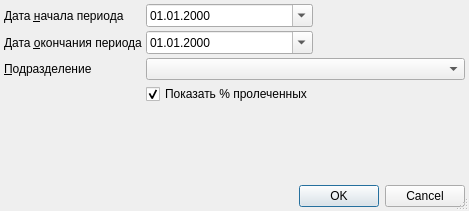
<?xml version="1.0" encoding="UTF-8"?>
<ui version="4.0">
 <class>ReportDiseasesResultSetupDialog</class>
 <widget class="QDialog" name="ReportDiseasesResultSetupDialog">
  <property name="windowModality">
   <enum>Qt::ApplicationModal</enum>
  </property>
  <property name="geometry">
   <rect>
    <x>0</x>
    <y>0</y>
    <width>469</width>
    <height>211</height>
   </rect>
  </property>
  <property name="windowTitle">
   <string>параметры отчёта</string>
  </property>
  <property name="sizeGripEnabled">
   <bool>true</bool>
  </property>
  <layout class="QGridLayout" name="gridLayout">
   <property name="leftMargin">
    <number>4</number>
   </property>
   <property name="topMargin">
    <number>4</number>
   </property>
   <property name="rightMargin">
    <number>4</number>
   </property>
   <property name="bottomMargin">
    <number>4</number>
   </property>
   <property name="spacing">
    <number>4</number>
   </property>
   <item row="2" column="0" colspan="2">
    <widget class="QLabel" name="lblOrgStructure">
     <property name="text">
      <string>&amp;Подразделение</string>
     </property>
     <property name="buddy">
      <cstring>cmbOrgStructure</cstring>
     </property>
    </widget>
   </item>
   <item row="1" column="0" colspan="2">
    <widget class="QLabel" name="lblEndDate">
     <property name="text">
      <string>Дата &amp;окончания периода</string>
     </property>
     <property name="buddy">
      <cstring>edtEndDate</cstring>
     </property>
    </widget>
   </item>
   <item row="0" column="2">
    <widget class="CDateEdit" name="edtBegDate">
     <property name="displayFormat">
      <string>dd.MM.yyyy</string>
     </property>
     <property name="calendarPopup">
      <bool>true</bool>
     </property>
    </widget>
   </item>
   <item row="0" column="3">
    <spacer>
     <property name="orientation">
      <enum>Qt::Horizontal</enum>
     </property>
     <property name="sizeHint" stdset="0">
      <size>
       <width>101</width>
       <height>20</height>
      </size>
     </property>
    </spacer>
   </item>
   <item row="1" column="2">
    <widget class="CDateEdit" name="edtEndDate">
     <property name="displayFormat">
      <string>dd.MM.yyyy</string>
     </property>
     <property name="calendarPopup">
      <bool>true</bool>
     </property>
    </widget>
   </item>
   <item row="8" column="0" colspan="4">
    <widget class="QDialogButtonBox" name="buttonBox">
     <property name="orientation">
      <enum>Qt::Horizontal</enum>
     </property>
     <property name="standardButtons">
      <set>QDialogButtonBox::Cancel|QDialogButtonBox::Ok</set>
     </property>
    </widget>
   </item>
   <item row="7" column="2">
    <spacer>
     <property name="orientation">
      <enum>Qt::Vertical</enum>
     </property>
     <property name="sizeHint" stdset="0">
      <size>
       <width>21</width>
       <height>21</height>
      </size>
     </property>
    </spacer>
   </item>
   <item row="0" column="0" colspan="2">
    <widget class="QLabel" name="lblBegDate">
     <property name="text">
      <string>Дата &amp;начала периода</string>
     </property>
     <property name="buddy">
      <cstring>edtBegDate</cstring>
     </property>
    </widget>
   </item>
   <item row="2" column="2" colspan="2">
    <widget class="COrgStructureComboBox" name="cmbOrgStructure"/>
   </item>
   <item row="5" column="2">
    <widget class="QCheckBox" name="chkShowPercentages">
     <property name="text">
      <string>Показать % пролеченных</string>
     </property>
     <property name="checked">
      <bool>true</bool>
     </property>
    </widget>
   </item>
  </layout>
 </widget>
 <customwidgets>
  <customwidget>
   <class>COrgStructureComboBox</class>
   <extends>QComboBox</extends>
   <header>Orgs/OrgStructComboBoxes.h</header>
  </customwidget>
  <customwidget>
   <class>CDateEdit</class>
   <extends>QDateEdit</extends>
   <header>library/DateEdit</header>
  </customwidget>
 </customwidgets>
 <tabstops>
  <tabstop>edtBegDate</tabstop>
  <tabstop>edtEndDate</tabstop>
  <tabstop>cmbOrgStructure</tabstop>
  <tabstop>buttonBox</tabstop>
 </tabstops>
 <resources/>
 <connections>
  <connection>
   <sender>buttonBox</sender>
   <signal>accepted()</signal>
   <receiver>ReportDiseasesResultSetupDialog</receiver>
   <slot>accept()</slot>
   <hints>
    <hint type="sourcelabel">
     <x>198</x>
     <y>485</y>
    </hint>
    <hint type="destinationlabel">
     <x>119</x>
     <y>239</y>
    </hint>
   </hints>
  </connection>
  <connection>
   <sender>buttonBox</sender>
   <signal>rejected()</signal>
   <receiver>ReportDiseasesResultSetupDialog</receiver>
   <slot>reject()</slot>
   <hints>
    <hint type="sourcelabel">
     <x>249</x>
     <y>485</y>
    </hint>
    <hint type="destinationlabel">
     <x>316</x>
     <y>234</y>
    </hint>
   </hints>
  </connection>
 </connections>
</ui>
